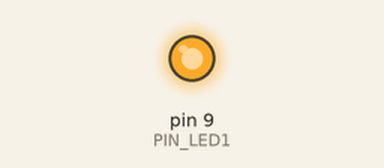
This sketch was run on a simulated Arduino Uno, built with avr-gcc and run on an emulated ATmega328P. On the bench: output pins drawn as LEDs (lit = HIGH). Random numbers use the default seed unless the sketch sets one.

Above: at 0.2 s.
At 38.2 s:
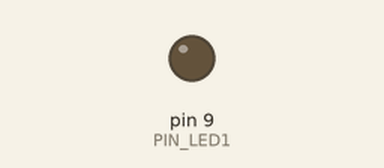
Timing chart, 0 to 40.0 s (numbered marks = the images above):
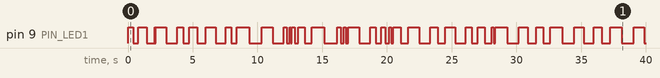

The sketch:

sketch_ej8.ino
```cpp
#define PIN_LED1 9
#define DOS_SEGUNDOS 2000

void setup() {
  pinMode(PIN_LED1, OUTPUT);
}

float periodo = 0;

void loop() {

  periodo = random(0, DOS_SEGUNDOS);
  digitalWrite(PIN_LED1, HIGH);
  delay(periodo/2);
  digitalWrite(PIN_LED1, LOW);
  delay(periodo/2);

}
```

Measured:
- by itself, pin 9 (PIN_LED1): LOW → HIGH at 0.00 s, → LOW 0.40 s later, → HIGH 0.40 s later, → LOW 0.62 s later, … (72 changes in this stretch)
